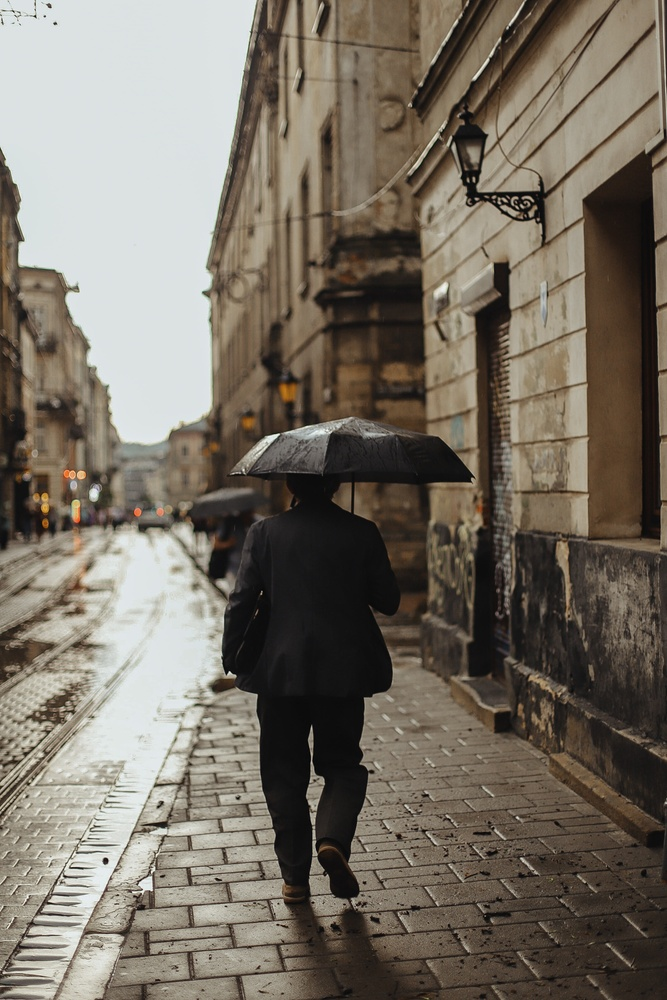
#> input picture 180836_A2/Assignment2/im2.jpg, 667 x 1000 px, shrunk from 2667 x 4000 before the run
$ jupyter execute --allow-errors Assignment_2_Ques2.ipynb
#> lines starting #> are read from the running program, lines starting #| are printed output that depends on the picture
[cell 1]
# Copyright 2021 IITK EE604A Image Processing. All Rights Reserved.
#
# Licensed under the MIT License. Use and/or modification of this code outside of EE604 must reference:
#
# © IITK EE604A Image Processing
#
# Author: Dheeraj Bharti, Chiranjeev Prachand and Prof T. Sandhan, Department of Electrical Engineering, IIT Kanpur

Q2. Canny Edge Detection

In this question we will implement the canny edge detector. For the resources you can refer to the class slides or some links given below.

References:

1) Canny, J., A Computational Approach To Edge Detection, IEEE Transactions on Pattern Analysis and Machine Intelligence, 8(6):679–698, 1986.

2)  Zhou, P., Ye, W., & Wang, Q. (2011). An Improved Canny Algorithm for Edge Detection. Journal of Computational Information Systems, 7(5), 1516-1523.

3) https://docs.opencv.org/4.5.1/da/d22/tutorial_py_canny.html

4) http://masters.donntu.org/2010/fknt/chudovskaja/library/article5.htm

4) https://en.wikipedia.org/wiki/Canny_edge_detector

[cell 2]
import cv2
import numpy as np
import matplotlib.pyplot as plt
import math

[cell 3]
def gaussianFilter(img, kernel_size=5, sigma=3):
    '''
    Write a program to implement gaussian filter. You have to assume square kernels.

    Inputs:
    + img - grayscaled image of size N x N
          - values between [0, 255] - 'uint8'
    + kernel_size - size of the kernel window which should be used for smoothing.
    + sigma - sigma parameter for gaussian kernel

    Ouputs:
    + out_img - smoothed grayscaled image of size N x N
              - values between [0, 255] - 'uint8'

    Allowed modules:
    + Basic numpy operations
    + cv2.filter2D() to perform 2D convolution
    + cv2.getGaussianKernel(). Note that this will give you 1D gaussian.

    Hint:
    + Not needed.

    '''

    #############################
    # Start your code from here #
    #############################

    # Replace with your code...

    #############################
    # End your code here ########
    #############################

    return out_img

[cell 4]
# [52 lines left out: function detect_edge_canny, not called in this run]

[cell 5]
im = cv2.imread('im2.jpg')
#> im is the input picture: shape (1000, 667, 3); mean B, G, R 100.6, 112, 119.7
im1 = cv2.cvtColor(im, cv2.COLOR_BGR2GRAY)
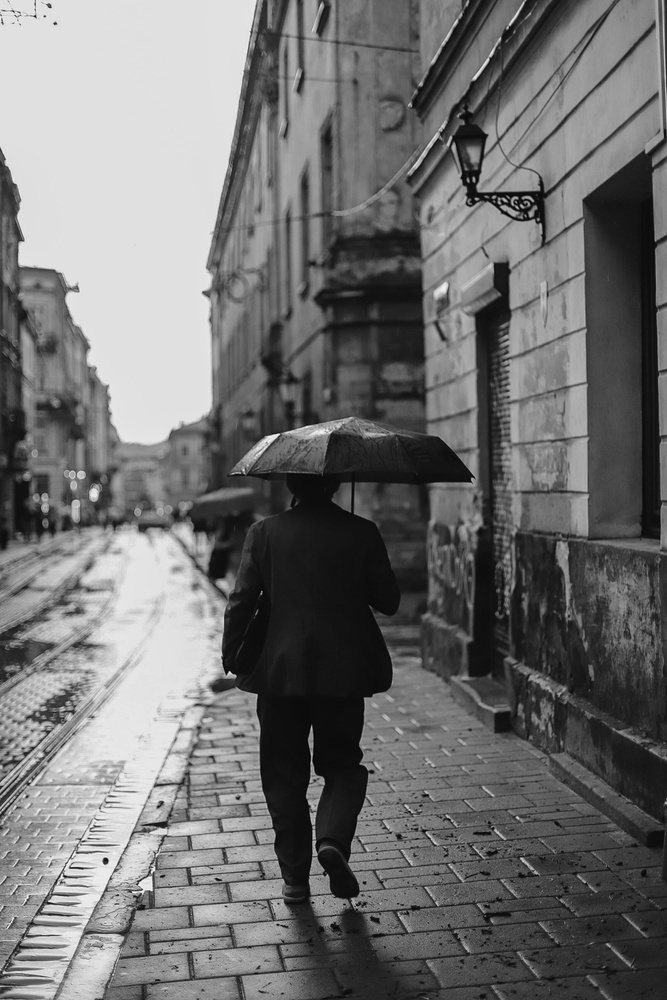
#> im1: shape (1000, 667); min 0, max 254, mean 113
#> (the rest of this cell did not finish here and is left out)

im_edge = detect_edge_canny(im2, 50, 100)


plt.subplot(121),plt.imshow(im1,cmap = 'gray')
plt.title('Original Image')
plt.subplot(122),plt.imshow(im_edge,cmap = 'gray')
plt.title('Edge Image')
plt.show()


$ run again, with 180836_A2/Assignment2/im1_1.jpg copied over 180836_A2/Assignment2/im2.jpg
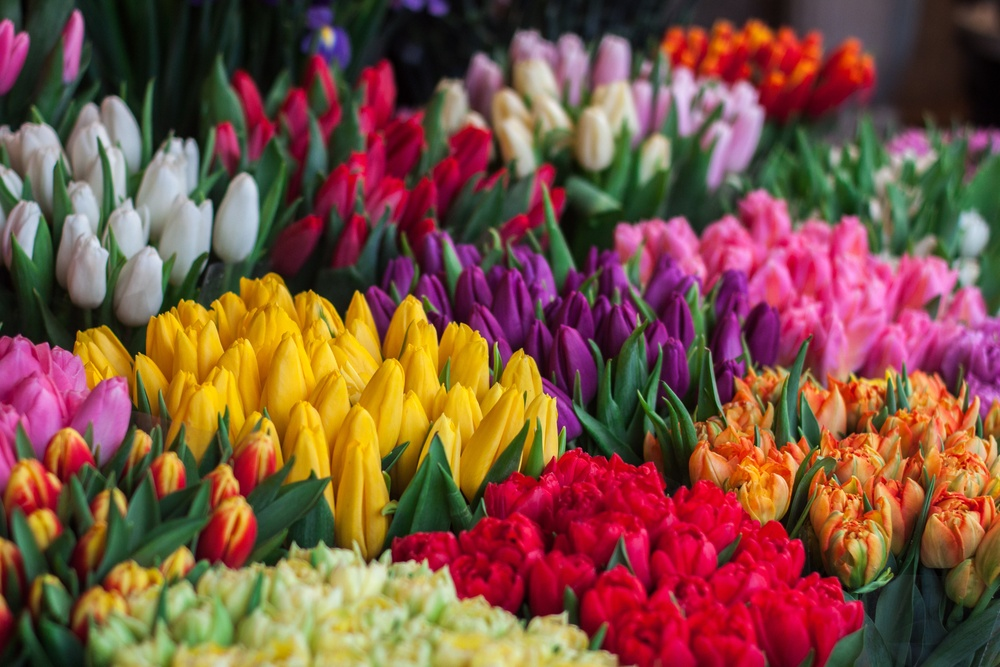
#> input picture 180836_A2/Assignment2/im1_1.jpg, 1000 x 667 px, shrunk from 4752 x 3168 before the run
#> im is the input picture: shape (667, 1000, 3); mean B, G, R 64.8, 81.6, 125.5
#> `im1 = cv2.cvtColor(im, cv2.COLOR_BGR2GRAY)`:
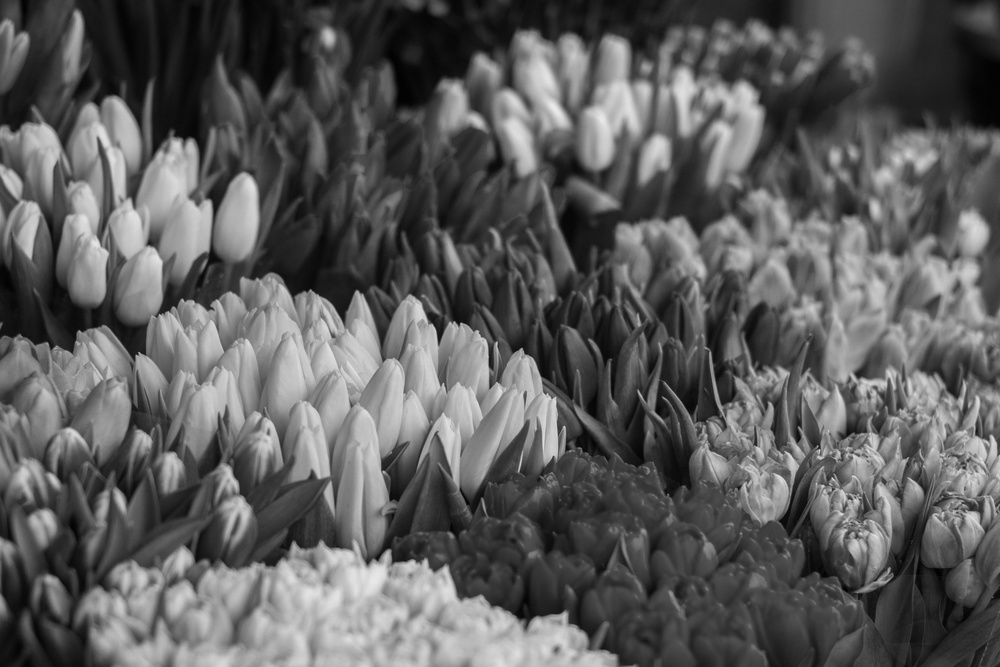
#> im1: shape (667, 1000); min 0, max 235, mean 92.8

$ run again, with 180836_A2/Assignment2/im1_2.jpg copied over 180836_A2/Assignment2/im2.jpg
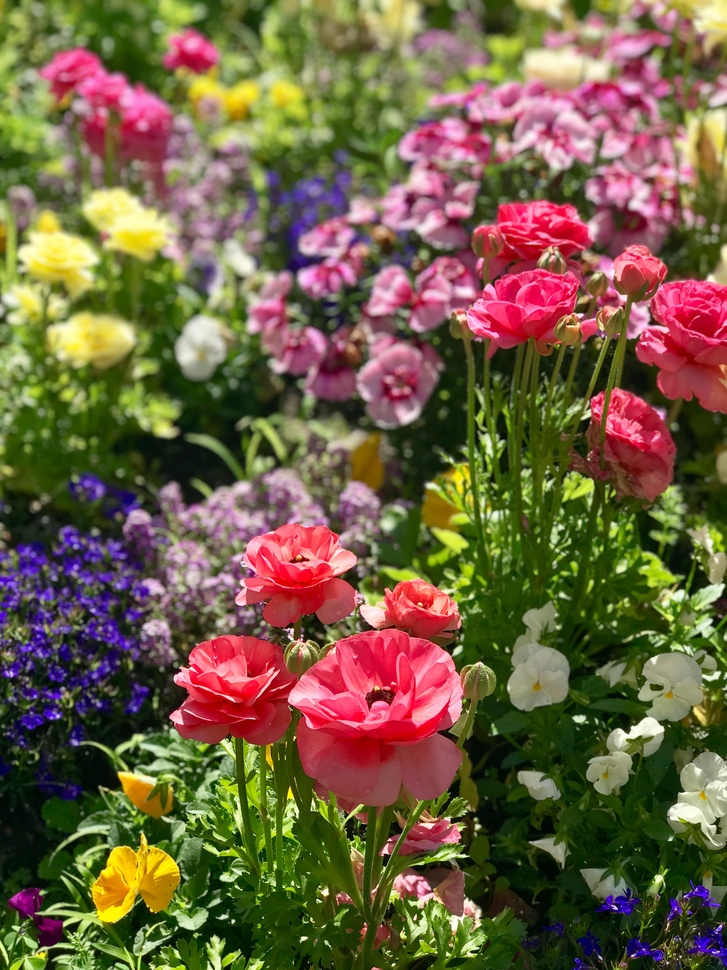
#> input picture 180836_A2/Assignment2/im1_2.jpg, 727 x 970 px, shrunk from 3024 x 4032 before the run
#> im is the input picture: shape (970, 727, 3); mean B, G, R 66.5, 95.7, 113.2
#> `im1 = cv2.cvtColor(im, cv2.COLOR_BGR2GRAY)`:
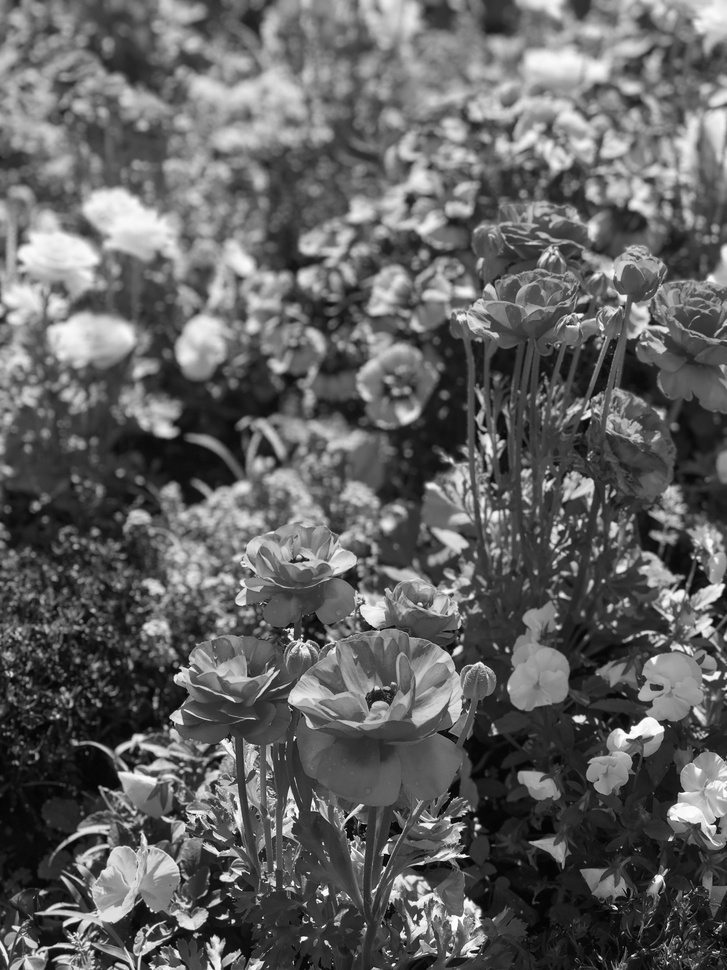
#> im1: shape (970, 727); min 1, max 254, mean 97.6

$ run again, with 180836_A2/Assignment2/im1_3.jpg copied over 180836_A2/Assignment2/im2.jpg
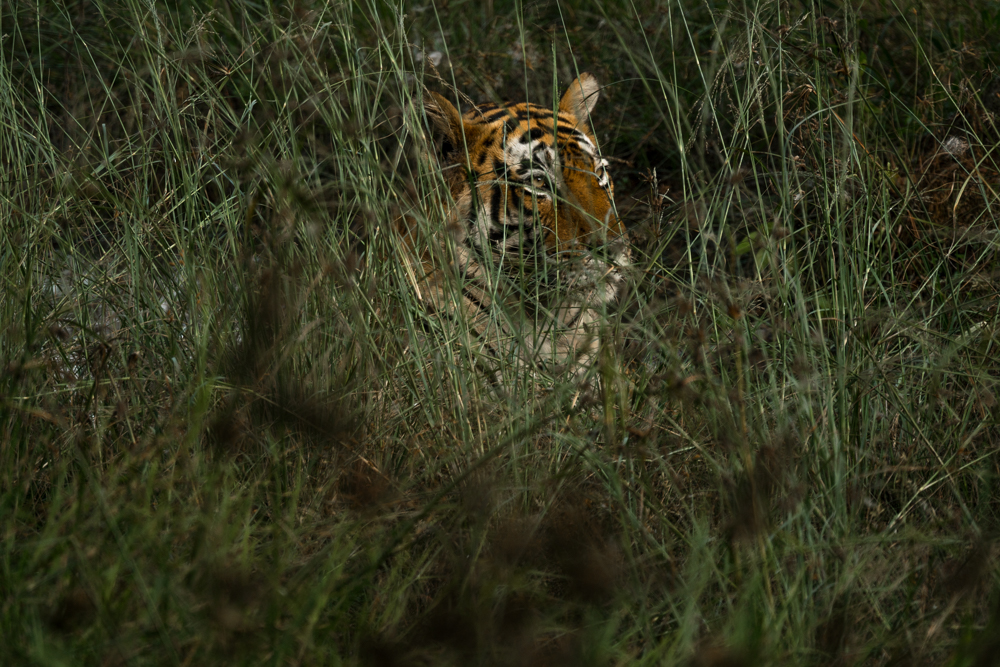
#> input picture 180836_A2/Assignment2/im1_3.jpg, 1000 x 667 px
#> im is the input picture: shape (667, 1000, 3); mean B, G, R 30.8, 53.1, 51.7
#> `im1 = cv2.cvtColor(im, cv2.COLOR_BGR2GRAY)`:
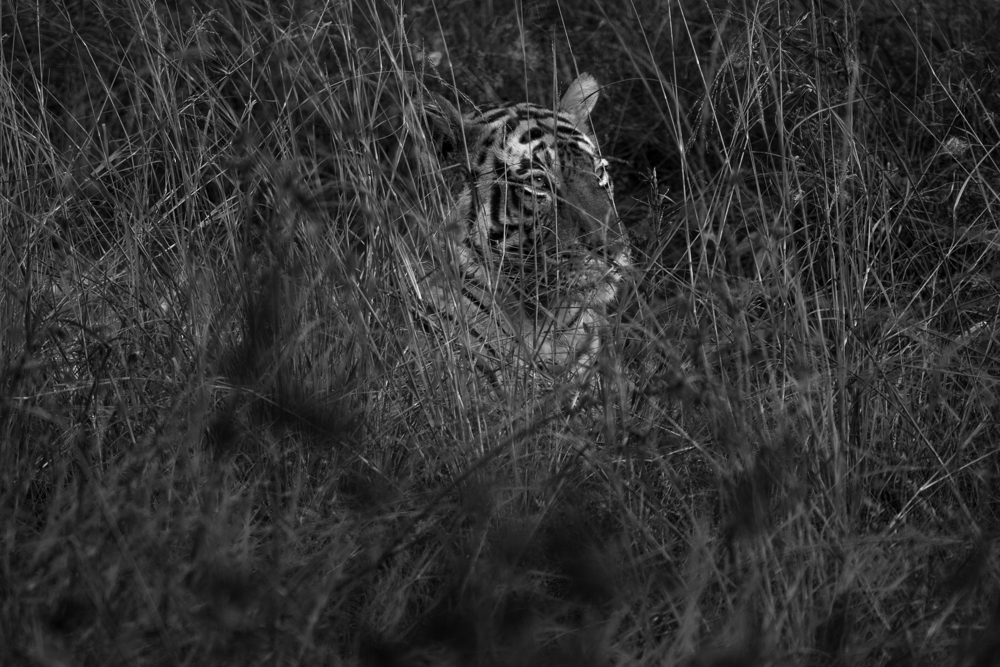
#> im1: shape (667, 1000); min 0, max 245, mean 50.1
